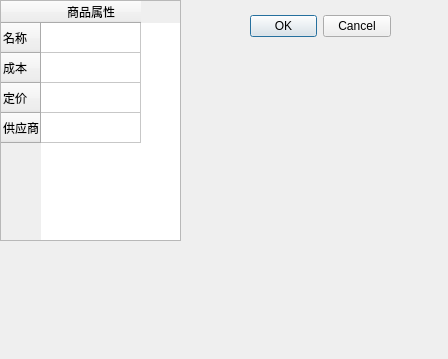
<?xml version="1.0" encoding="UTF-8"?>
<ui version="4.0">
 <class>addgoods_Dialog</class>
 <widget class="QDialog" name="addgoods_Dialog">
  <property name="geometry">
   <rect>
    <x>0</x>
    <y>0</y>
    <width>448</width>
    <height>359</height>
   </rect>
  </property>
  <property name="windowTitle">
   <string>Dialog</string>
  </property>
  <widget class="QDialogButtonBox" name="buttonBox">
   <property name="geometry">
    <rect>
     <x>250</x>
     <y>10</y>
     <width>141</width>
     <height>32</height>
    </rect>
   </property>
   <property name="orientation">
    <enum>Qt::Orientation::Horizontal</enum>
   </property>
   <property name="standardButtons">
    <set>QDialogButtonBox::StandardButton::Cancel|QDialogButtonBox::StandardButton::Ok</set>
   </property>
  </widget>
  <widget class="QTableWidget" name="tableWidget">
   <property name="geometry">
    <rect>
     <x>0</x>
     <y>0</y>
     <width>181</width>
     <height>241</height>
    </rect>
   </property>
   <row>
    <property name="text">
     <string>名称</string>
    </property>
   </row>
   <row>
    <property name="text">
     <string>成本</string>
    </property>
   </row>
   <row>
    <property name="text">
     <string>定价</string>
    </property>
   </row>
   <row>
    <property name="text">
     <string>供应商</string>
    </property>
   </row>
   <column>
    <property name="text">
     <string>商品属性</string>
    </property>
   </column>
  </widget>
 </widget>
 <resources/>
 <connections>
  <connection>
   <sender>buttonBox</sender>
   <signal>accepted()</signal>
   <receiver>addgoods_Dialog</receiver>
   <slot>accept()</slot>
   <hints>
    <hint type="sourcelabel">
     <x>390</x>
     <y>24</y>
    </hint>
    <hint type="destinationlabel">
     <x>157</x>
     <y>274</y>
    </hint>
   </hints>
  </connection>
  <connection>
   <sender>buttonBox</sender>
   <signal>rejected()</signal>
   <receiver>addgoods_Dialog</receiver>
   <slot>reject()</slot>
   <hints>
    <hint type="sourcelabel">
     <x>390</x>
     <y>30</y>
    </hint>
    <hint type="destinationlabel">
     <x>286</x>
     <y>274</y>
    </hint>
   </hints>
  </connection>
 </connections>
</ui>
